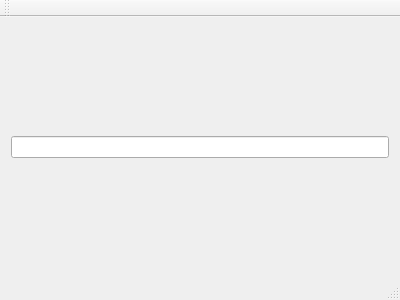
<?xml version="1.0" encoding="UTF-8"?>
<ui version="4.0">
 <class>MainWindow</class>
 <widget class="QMainWindow" name="MainWindow">
  <property name="geometry">
   <rect>
    <x>0</x>
    <y>0</y>
    <width>400</width>
    <height>300</height>
   </rect>
  </property>
  <property name="windowTitle">
   <string>MainWindow</string>
  </property>
  <widget class="QWidget" name="centralWidget">
   <layout class="QVBoxLayout" name="verticalLayout">
    <item>
     <widget class="QLineEdit" name="lineEdit"/>
    </item>
   </layout>
  </widget>
  <widget class="QMenuBar" name="menuBar">
   <property name="geometry">
    <rect>
     <x>0</x>
     <y>0</y>
     <width>400</width>
     <height>20</height>
    </rect>
   </property>
  </widget>
  <widget class="QToolBar" name="mainToolBar">
   <attribute name="toolBarArea">
    <enum>TopToolBarArea</enum>
   </attribute>
   <attribute name="toolBarBreak">
    <bool>false</bool>
   </attribute>
  </widget>
  <widget class="QStatusBar" name="statusBar"/>
 </widget>
 <layoutdefault spacing="6" margin="11"/>
 <resources/>
 <connections/>
</ui>
